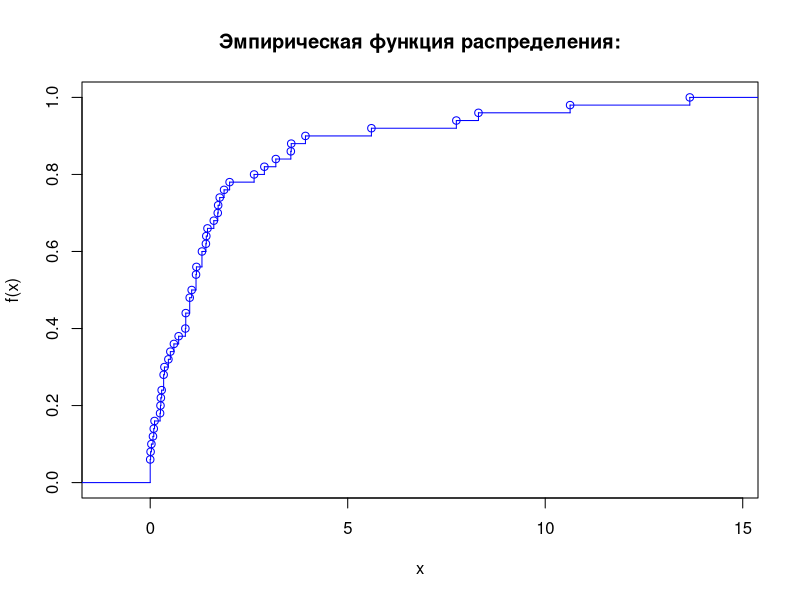
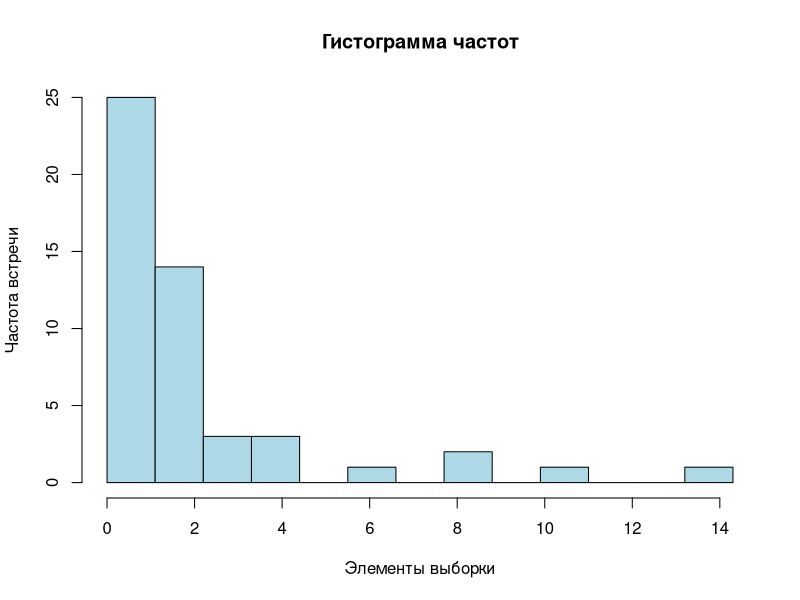

Source code (R) for these figures, in order: (Note: this script raises an error after producing the figures.)
library(maxLik)
# шаг, заданный в условии
m_h <- 1.10

# число элементов в выборке
m_n <- 50

# левая граница промежутка попадания
m_c <- 1.43

# правая граница промежутка попадания
m_d <- 3.13

m_alpha2 <- 0.05
m_lambda0 <- 0.36
m_lambda1 <- 0.21

# функция для нахождения эмпирической функции
empirical.function <- function(x, t)
{
  z <- x[x < t]
  length(z) / length(x)
}

# ------------------------------ begin ----------------------------------------
print("Part2")

# моя выборка из задания
m_selection <- scan("input_part2.txt")
print("Исходные данные:")
print(m_selection)
print("-------------------------------------------------------")

# ----- a -----

# вариационный ряд
selection.sorted <- sort(m_selection)
print("Вариационный ряд:")
print(selection.sorted)
print("-------------------------------------------------------")

# содержит в себе уникальные аргументы выборки
selection.unique.x <- unique(selection.sorted)

# значения эмпирической функции распределения в каждом уникальном аргументе выборки
selection.unique.y <- 0

for(i in 1:length(selection.unique.x))
{
  selection.unique.y[i] <- empirical.function(m_selection, selection.unique.x[i])
  selection.unique.y[length(selection.unique.x) + 1] <- 1
}

# построение ступенчатого вида эмпирической функции распределения
selection.empirical.function <- stepfun(selection.unique.x, selection.unique.y)
plot(selection.empirical.function, col="blue", verticals = TRUE, main = "Эмпирическая функция распределения:")

# верхняя граница (целые числа, не меньшие соответсвующих чисел в переданом векторе, в данном случае вектор состоит из 1 элемента)
# в качестве верхней границы берем верхнюю границу группы с максимальным в выборке значением
upper.bound <- ceiling(max(m_selection))

# вектор границ для гисограммы
# заполняем первый элемент вручную
k <- 0;
for(i in 2:(upper.bound))
{
  k[i] <- k[i-1] + m_h
}

h <- hist(m_selection,
          col="lightblue",
          main = "Гистограмма частот",
          xlab = "Элементы выборки",
          ylab = "Частота встречи",
          breaks = k,
          right = FALSE)

#plot(h$counts ~ h$mids,
#     col="red",
#     type="l",
#     bty="n",
#     main="Полигон частот для x",
#     xlab="x",
#     ylab="Частота")

# ----- b -----
print("Выборочное среднее (Математическое ожидание):")
selection.mean <- sum(m_selection) / length(m_selection)
print(selection.mean)
print("-------------------------------------------------------")

print("Несмещенная Выборочная Дисперсия:")
s2 <- (1/(length(m_selection) - 1)*sum((m_selection - selection.mean)^2))
print(s2)
print("-------------------------------------------------------")

print("Выборочная медиана:")
median <- sort(m_selection)[trunc(length(m_selection)*1/2+1)]
print(median)
print("-------------------------------------------------------")

print("Выборочная ассиметрия:")
assymetry <- (1/length(m_selection)) * sum((m_selection - selection.mean)^3) / s2^(3/2)
print(assymetry)
print("-------------------------------------------------------")

print("Выборочный эксцесс:")
exc <- ((1/length(m_selection)) * sum((m_selection - selection.mean)^4) / s2^2) - 3
print(exc)
print("-------------------------------------------------------")

print("Вероятность попадания в промежуток [с; d]:")
print("c:")
print(m_c)
print("d:")
print(m_d)
p <- empirical.function(m_selection, m_c) - empirical.function(m_selection, m_d)
print("p:")
print(p)
print("-------------------------------------------------------")

# ----- c -----
print("Оценка максимального правдоподобия:")
log.lik <- function(theta)
{
  sum(log(theta) - theta * m_selection)
}
grad.lik <- function(theta)
{
  sum(1/theta - m_selection)
}
hess.lik <- function(theta)
{
  -100/theta^2
}
a <- maxNR(log.lik, grad.lik, hess.lik, start = 1)
#print(summary(a))
print("a$estimate:")
print(a$estimate)
print("a$gradient:")
print(a$gradient)
print("-------------------------------------------------------")

# ----- d -----
print("Асимптотический доверительный интервал, уровня значимости alpha2")
# ОМП +- (x.alpha/sqrt(n*I(ОМП)))
print("alpha2:")
print(m_alpha2)
print("Интервал T:")
omp <- a$estimate
x.alpha <- qnorm(1 - m_alpha2/2)
I = omp^2
d <- x.alpha / sqrt(length(m_selection) * I)
T <- array(dim = 2)
T[1] <- selection.mean - d
T[2] <- selection.mean + d
print(T)
print("-------------------------------------------------------")

# ----- e -----
print("Критерий значимости проверки простой гипотезы с использованием теоремы Колмогорова:")
#a0 <- selection.mean
#s0 <- s2
#x <- m_selection
#n <- length(m_selection)

# скрипт из методички с изменением распределения
#v1 <- sort(x)
#v2 <- c(0:(n-1))/n
#v3 <- c(1:n)/n
#v4 <- abs(pexp(v1, a0, s0) - v2)
#v5 <- abs(pexp(v1, a0, s0) - v3)
#D <- max(v4, v5)
#print("D:")
#print(D)

# проверям простую гипотезу H0 согласия с показательным распределением с параметрами lambda0
print("lambda0:")
print(m_lambda0)

# генерируем показательное распределение
#kolm <- rexp(n, m_lambda0)
# проверяем нашу выборку на соответствие сгенерированному выше распределению
#test1 <- ks.test(m_selection, kolm)
#print(test1)

# проверяем нашу выборку на соответствие показательному распределению без явной генерации тестового распределения
test2 <- ks.test(m_selection, "pexp", m_lambda0)
print(test2)

max.value <- test2$p.value
print("max_value (p-value):")
print(max.value)
print("-------------------------------------------------------")

# ----- f -----
# выделяем промежутки ([0; 1.1) [1.1; 2.2)  [2.2; 4.4) [4.4; 8.8) [8.8; +inf) )
# считаем практическое значение
print("nk (значения, которые получились):")
nk <- c(25, 14, 3+3, 0+1+0+2, 0+1+0+0+1)
r <- 5
print(nk)

# считаем теоретическое значение
print("pk (плотность каждого интервала):")
pk <- array(dim = 5)
left.bound <- c(0.0, 1.1, 2.2, 4.4)
right.bound <- c(1.1, 2.2, 4.4, 8.8)
pk <- pexp(right.bound, m_lambda0) - pexp(left.bound, m_lambda0)
pk[5] <- 1 - sum(pk)
print(pk)

print("npk (значения, которые должны были получиться):")
npk <- pk*n
print(npk)

print("test1:")
test1 <- chisq.test(nk, p = pk)
print(test1)

print("xi^2 экспериментальное:")
xi2 <- as.numeric(test1[1]$statistic)
print(xi2)

print("Теоретическое значение на уровне alpha2:")
print("alpha2:")
print(m_alpha2)
print("value:")
kvantil <- qchisq(1 - m_alpha2, 4)
print(kvantil)

if(xi2 > kvantil)
{
  print("Гипотезу H0 нужно отвергнуть")
}else
{
  print("Гипотезу H0 нужно принять")
}

print("maxValue:")
max.value <- 1 - pchisq(xi2, 4)
print(max.value)

print("-------------------------------------------------------")

# ----- g -----
# функция, минимум которой нужно найти
theta <- function(lambda)
{
  pk <- pexp(right.bound, lambda) - pexp(left.bound, lambda)
  pk[5] <- 1 - sum(pk)
  sum(((length(m_selection)*pk - nk)^2)/(length(m_selection)*pk))
}
xm <- nlm(theta, p = mean(selection.sorted))
min.lambda <- xm$estimate
print("Минимальное значение lambda:")
print(min.lambda)


print("pk (что должно было получиться):")
pk <- pexp(right.bound, min.lambda) - pexp(left.bound, min.lambda)
pk[5] <- 1 - sum(pk)
print(pk)

print("test1:")
test1 <- chisq.test(nk, p = pk)
print(test1)

print("xi2 экспериментальное:")
xi2 <- as.numeric(test1[1]$statistic)
print(xi2)


print("Теоретическое значение на уровне alpha2:")
print("alha2:")
print(m_alpha2)
print("value:")
kvantil <- qchisq(1 - m_alpha2, 3)
print(kvantil)

if(xi2 > kvantil)
{
  print("Гипотезу H0 нужно отвергнуть")
}else
{
  print("Гипотезу H0 нужно принять")
}

print("maxValue:")
max.value <- 1 - pchisq(xi2, 3)
print(max.value)
print("-------------------------------------------------------")
